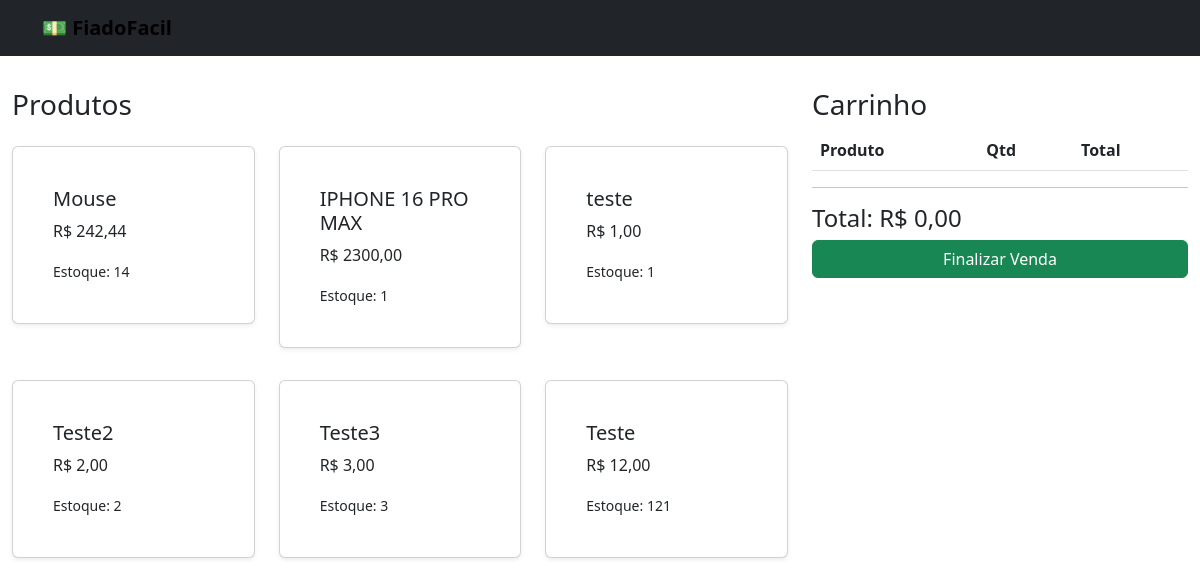
The app's page /vendas/ with its own data.
### produtos/models.py (models this page shows, shortened)
class produtosModel(models.Model):
    nome = models.CharField(max_length=100)
    descricao = models.TextField()
    preco = models.DecimalField(max_digits=10, decimal_places=2)
    quantidade = models.IntegerField()

### vendas/views.py (the view)
# urls.py: 2. Add a URL to urlpatterns:  path('', views.home, name='home')
def home(request):
    itens = produtosModel.objects.all()
    return render(
        request,
        'PDV/home.html',
        {'itens': itens}
    )

### vendas/templates/PDV/home.html (shortened to what this page needs)
{% load static %}
<!DOCTYPE html>
<html lang="pt-br">
<head>
    <link rel="stylesheet" href="{% static 'css/style.css' %}">
    <link href="https://cdn.jsdelivr.net/npm/bootstrap@5.3.0/dist/css/bootstrap.min.css" rel="stylesheet">
</head>
<body>
    <nav class="navbar"><div class="container"><a class="navbar-brand" href="{% url 'vendas:Pinicial' %}">💵 FiadoFacil</a></div></nav>
  <div class="container-fluid">
    <div class="row">
        <div class="col-md-8">
            <h3>Produtos</h3>
            <div class="row">
                {% for itens in itens %}
                <div class="col-md-4 mb-3">
                    <div class="card produto-card"
                         onclick="adicionarProduto(
                            '{{ itens.id }}',
                            '{{ itens.nome }}',
                            '{{ itens.preco }}'
                         )">
                        <div class="card-body">
                            <h5>{{ itens.nome }}</h5>
                            <p>
                                R$ {{ itens.preco }}
                            </p>
                            <small>
                                Estoque: {{ itens.quantidade }}
                            </small>
                        </div>
                    </div>
                </div>
                {% endfor %}
            </div>
        </div>
        <div class="col-md-4">
            <h3>Carrinho</h3>
            <table class="table">
                <thead>
                    <tr>
                        <th>Produto</th>
                        <th>Qtd</th>
                        <th>Total</th>
                    </tr>
                </thead>
            </table>
            <hr>
            <h4 id="valorTotal">
                Total: R$ 0,00
            </h4>
            <button
                class="btn btn-success w-100"
                onclick="finalizarVenda()">
                Finalizar Venda
            </button>
        </div>
    </div>
</div>
</body>
</html>

### produtos/static/css/style.css (style rules this page uses)
body { font-family: 'Segoe UI', Tahoma, Geneva, Verdana, sans-serif; background-color: #f8f9fa; color: #333; }
.navbar { background-color: #212529; padding: 1rem; margin-bottom: 2rem; }
.navbar-brand { color: #fff; text-decoration: none; font-weight: bold; font-size: 1.25rem; }
.card { background: #fff; border: 0; border-radius: 0.375rem; box-shadow: 0 0.125rem 0.25rem rgba(0, 0, 0, 0.075); padding: 1.5rem; margin-top: 1rem; }

### vendas/templates/PDV/home.html (style rules this page uses)
body { font-family: 'Segoe UI', Tahoma, Geneva, Verdana, sans-serif; background-color: #f8f9fa; color: #333; margin: 0; padding: 0; }
.navbar { background-color: #212529; padding: 1rem; margin-bottom: 2rem; }
.navbar-brand { color: #fff; text-decoration: none; font-weight: bold; font-size: 1.25rem; }
.container { max-width: 700px; margin: 0 auto; padding: 0 15px; }
.card { background: #fff; border-radius: 0.375rem; box-shadow: 0 0.125rem 0.25rem rgba(0,0,0,0.075); padding: 2rem; border: 0; margin-top: 1rem; }
.btn { display: inline-block; font-weight: 400; text-align: center; padding: 0.375rem 0.75rem; font-size: 1rem; border-radius: 0.25rem; text-decoration: none; cursor: pointer; }
.btn-success { color: #fff; background-color: #198754; border: none; }
p { margin-bottom: 1rem; }

### records on screen
produtosModel: nome "Mouse", preco "242,44", quantidade "14"
produtosModel: nome "IPHONE 16 PRO MAX", preco "2300,00", quantidade "1"
produtosModel: nome "teste", preco "1,00", quantidade "1"
produtosModel: nome "Teste2", preco "2,00", quantidade "2"
produtosModel: nome "Teste3", preco "3,00", quantidade "3"
produtosModel: nome "Teste", preco "12,00", quantidade "121"
